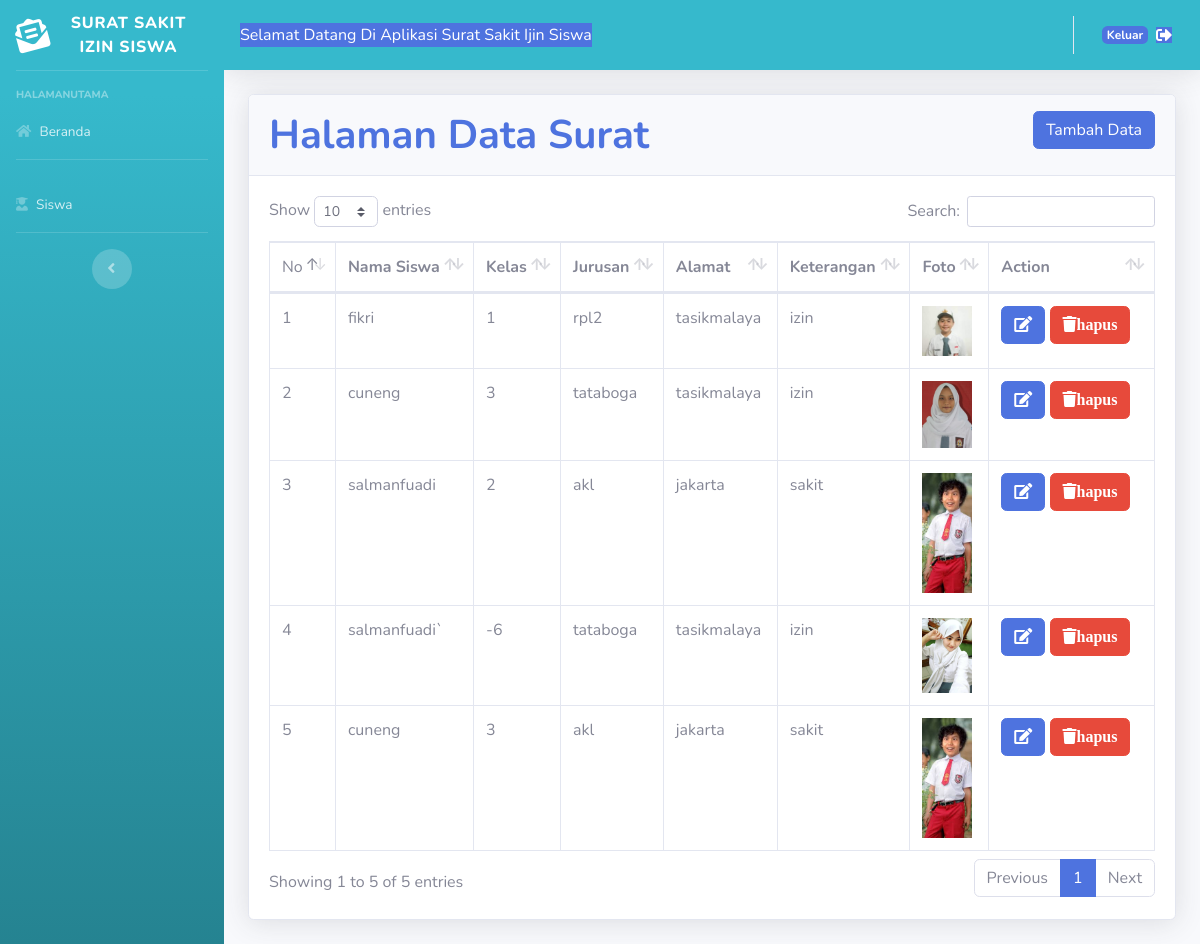
The page / on the database its author committed.
### tables this page shows
CREATE TABLE `tbl_siswa` (
  `id_siswa` int(5) NOT NULL,
  `nama_siswa` varchar(50) NOT NULL,
  `kelas` int(5) NOT NULL,
  `jurusan` varchar(50) NOT NULL,
  `alamat` varchar(50) NOT NULL,
  `kategori_id` varchar(5) NOT NULL,
  `gambar` varchar(50) NOT NULL
);

### application/controllers/Home.php (called while the page is built, shortened)
<?php
class Home extends CI_Controller {
     public function index()
     {
         $data['title'] = 'Halaman Data Surat';
         $data['tbl_siswa'] = $this->Siswa->SemuaData();
         $this->load->view('templates/header', $data);
         $this->load->view('templates/sidebar');
         $this->load->view('templates/topbar');
         $this->load->view('templates/index', $data);
         $this->load->view('templates/footer');
     }
}

### index.php (called while the page is built, shortened)
<?php
require_once BASEPATH.'core/CodeIgniter.php';

### application/models/Siswa.php (called while the page is built, shortened)
<?php
class Siswa extends CI_Model
{
    public function SemuaData()
    {
       return $this->db->get('tbl_siswa')->result_array();
    }
}

### application/views/templates/index.php (the view, shortened to what this page needs)
<div class="container-fluid">
<div class="card shadow mb-4">
<div class="card-header py-3">
<h1 class="m-0 font-weight-bold text-primary"><?php echo $title;?>
<button type="button" class="btn btn-primary float-right " data-toggle="modal" data-target="#exampleModal">
  Tambah Data
</button>
     </div>
<div class="card-body">
 <div class="table-responsive">
 <table class="table table-bordered "
 id="dataTable" width="100%" cellspacing="0">
 <thead>
    <tr>
    <td>No</td>
       <th>Nama Siswa</th>
       <th>Kelas</th>
       <th>Jurusan</th>
       <th>Alamat</th>
       <th>Keterangan</th>
       <th>Foto</th>
       <th style="width: 125px;">Action</th>
    </tr>
</thead>
   <tbody>
    <?php
    $no = 1;
    foreach ($tbl_siswa as $sis) :  ?>
        <tr>
            <td><?php echo $no++; ?></td>
            <td><?php echo $sis['nama_siswa']; ?></td>
            <td><?php echo $sis['kelas']; ?></td>
            <td><?php echo $sis['jurusan']; ?></td>
            <td><?php echo $sis['alamat']; ?></td>
            <td><?php echo $sis['kategori_id']; ?></td>
            <td><img src="<?php echo base_url() . '/gambar/' . $sis['gambar']; ?>" width="50"></td>
            <td>
            <button type="button" class="btn btn-primary " data-toggle="modal" data-target="#editmodal<?php echo $sis['id_siswa'];?>">
 <i class="fa fa-edit"></i>
</button>
                <a href="<?php echo base_url() ?>Home/hapus_data/<?php echo $sis['id_siswa']; ?>" class=" btn btn-danger"> <i class="fa fa-trash">hapus</i></a>
            </td>
    </tr>
    <?php endforeach; ?>
    </tbody>
</table>
</div>
    </div>
    </div>
</div>

### application/views/templates/header.php (shortened to what this page needs)
<!DOCTYPE html>
<html lang="en">
<head>
    <link href="<?php echo base_url('files/');?>vendor/fontawesome-free/css/all.min.css" rel="stylesheet" type="text/css">
    <link href="<?php echo base_url('files/');?>css/sb-admin-2.min.css" rel="stylesheet">
     <link href="<?php echo base_url('files/');?>vendor/datatables/dataTables.bootstrap4.min.css" rel="stylesheet">
</head>
<body id="page-top">
    <div id="wrapper">

### application/views/templates/sidebar.php (shortened to what this page needs)
 <ul class="navbar-nav bg-gradient-info sidebar sidebar-dark accordion" id="accordionSidebar">
<a class="sidebar-brand d-flex align-items-center justify-content-center" href="">
    <div class="sidebar-brand-icon rotate-n-15">
        <i class="fas fa-envelope-open-text"></i>
    </div>
    <div class="sidebar-brand-text mx-3">SURAT SAKIT IZIN SISWA</div>
</a>
<hr class="sidebar-divider "><div class="sidebar-heading">
   HalamanUtama
</div>
<li class="nav-item">
    <a class="nav-link" href="<?php echo base_url(); ?>">
        <i class="fas fa-home"></i>
        <span>Beranda</span></a>
</li>
<hr class="sidebar-divider">
<li class="nav-item">
    <a class="nav-link" href="<?php echo base_url('')?>">
        <i class="fas fa-user-graduate"></i>
        <span>Siswa</span></a>
</li>
<hr class="sidebar-divider d-none d-md-block">
<div class="text-center d-none d-md-inline">
    <button class="rounded-circle border-0" id="sidebarToggle"></button>
</div>
</ul>

### application/views/templates/topbar.php (shortened to what this page needs)
 <div id="content-wrapper" class="d-flex flex-column">
<div id="content">
    <nav class="navbar navbar-expand navbar-light bg-info topbar mb-4 static-top shadow">
        <marquee class="badge-primary btn-user">Selamat Datang Di Aplikasi Surat Sakit Ijin Siswa</marquee>
        <ul class="navbar-nav ml-auto">
            <li class="nav-item dropdown no-arrow">
                <a class="nav-link dropdown-toggle" href="#" id="userDropdown" role="button"
                    data-toggle="dropdown" aria-haspopup="true" aria-expanded="false">
                    <span class=" badge badge-primary mr-2 d-none d-lg-inline text-gray-1000 small">Keluar</span>
                    <i class="badge-primary fa fa-sign-out-alt"></i>
                </a>
            </li>
        </ul>
    </nav>

### application/views/templates/footer.php (shortened to what this page needs)
   </div>
    </div>
</body>
</html>

### rows shown on the page
tbl_siswa: nama_siswa "fikri", kelas "1", jurusan "rpl2", alamat "tasikmalaya", kategori "izin", gambar (picture)
tbl_siswa: nama_siswa "cuneng", kelas "3", jurusan "tataboga", alamat "tasikmalaya", kategori "izin", gambar (picture)
tbl_siswa: nama_siswa "salmanfuadi", kelas "2", jurusan "akl", alamat "jakarta", kategori "sakit", gambar (picture)
tbl_siswa: nama_siswa "salmanfuadi`", kelas "-6", jurusan "tataboga", alamat "tasikmalaya", kategori "izin", gambar (picture)
tbl_siswa: nama_siswa "cuneng", kelas "3", jurusan "akl", alamat "jakarta", kategori "sakit", gambar (picture)

### other values the page prints
$title "Halaman Data Surat"
